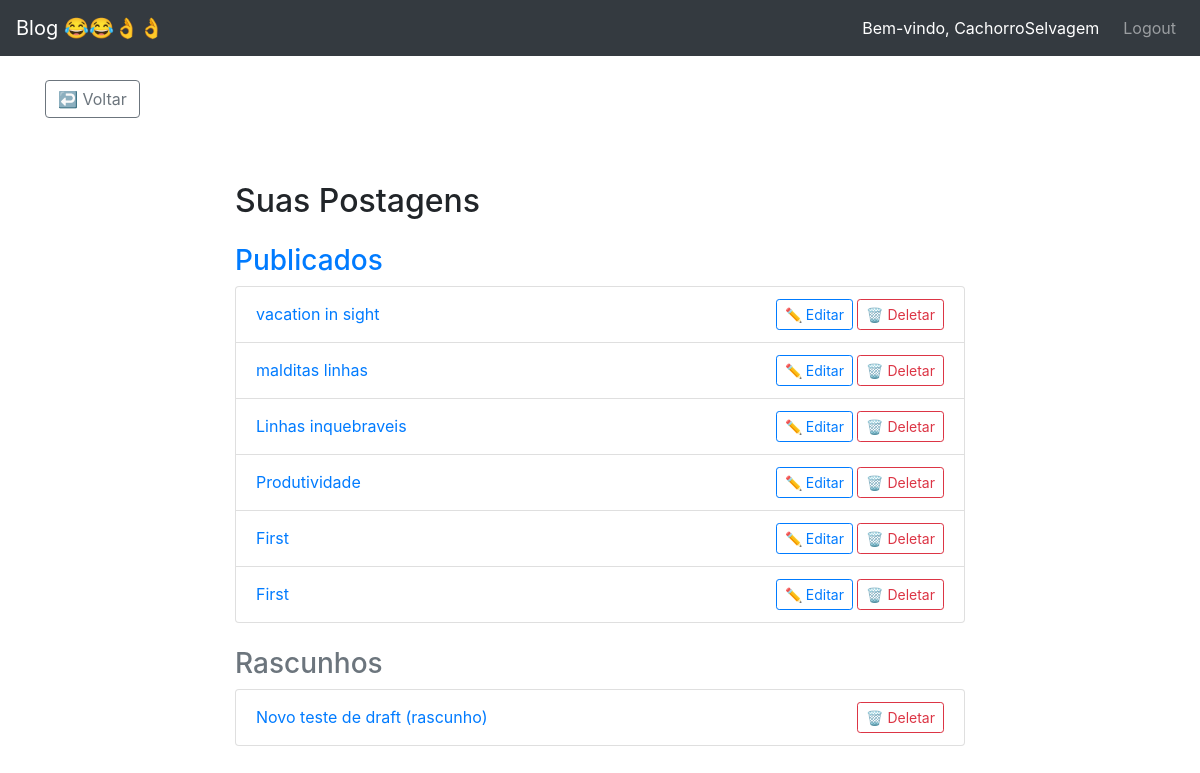
Page /my-posts/ (signed in) on the earlier database version.
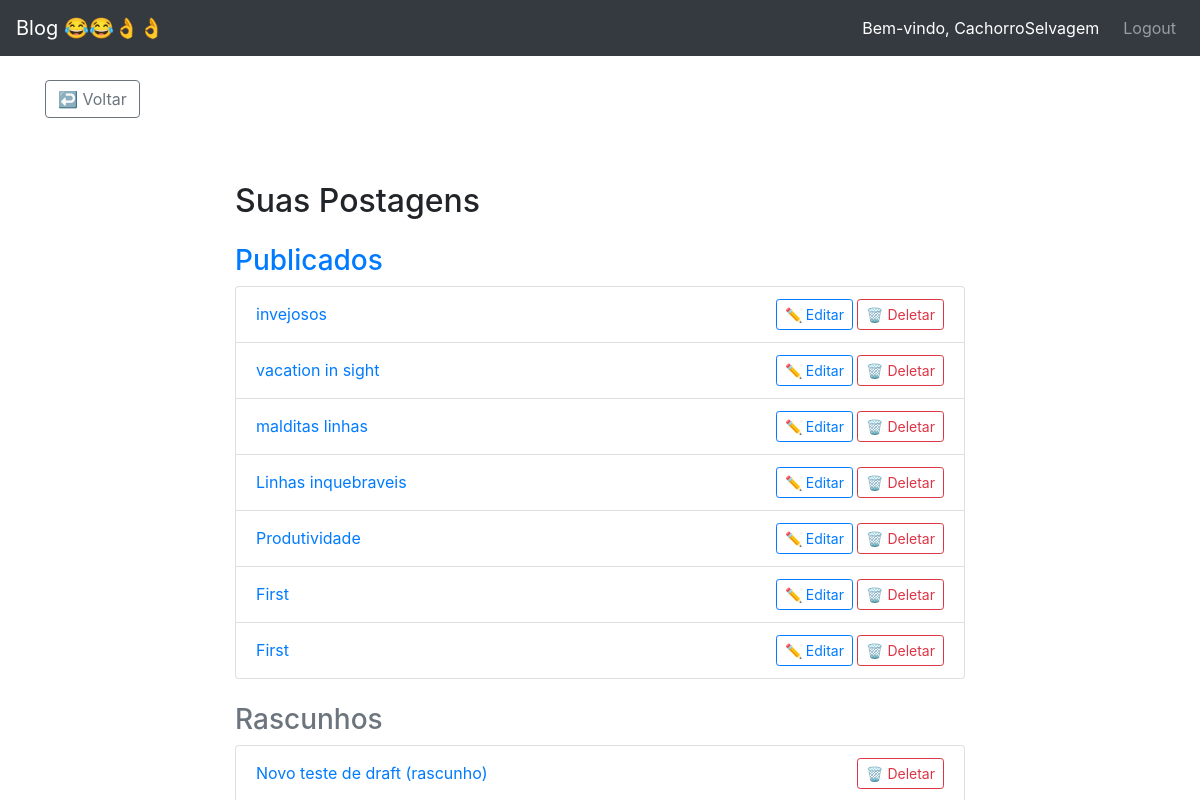
Same page on the later database version.
### blog/models.py (models this page shows, shortened)
class Post(models.Model):
    class NewManager(models.Manager):
        def get_queryset(self):
            return super().get_queryset().filter(status='published')
    options = (
        ('draft', 'Draft'),
        ('published', 'Published'),
    )
    title = models.CharField(max_length=200)
    excerpt = models.TextField(null=True)
    slug = models.SlugField(max_length=255, unique=True, blank=True)
    publish = models.DateTimeField(default=timezone.now)
    author = models.ForeignKey(User, on_delete=models.CASCADE, related_name='blog_posts')
    content = models.TextField()
    status = models.CharField(max_length=10, choices=options, default='draft')
    objects = models.Manager()
    newmanager = NewManager()
    likes = models.ManyToManyField(User, related_name='post_likes', blank=True)
    dislikes = models.ManyToManyField(User, related_name='post_dislikes', blank=True)
    image = models.ImageField(upload_to='post_images/', blank=True, null=True)
    class Meta:
        ordering = ('-publish',)

### blog/views.py (the view)
# urls.py: path('my-posts/', views.user_posts, name='user_posts'),
@login_required
def user_posts(request):
    posts_published = Post.objects.filter(author=request.user, status='published')
    posts_drafts = Post.objects.filter(author=request.user, status='draft')
    return render(request, 'blog/user_posts.html', {
        'posts_published': posts_published,
        'posts_drafts': posts_drafts
    })

### blog/templates/blog/user_posts.html (shortened to what this page needs)
{% extends "base.html" %}
{% block content %}
<div class="container">
    <br>
    <div class="d-flex justify-content-start mb-3">
        <a href="{% url 'blog:homepage' %}" class="btn btn-outline-secondary">↩️ Voltar</a>
    </div>
    <div class="row justify-content-md-center pt-5">
        <div class="col-md-8">
            <h2 class="mb-4">Suas Postagens</h2>
            <h3 class="text-primary">Publicados</h3>
            <ul class="list-group mb-4">
                {% for post in posts_published %}
                <li class="list-group-item d-flex justify-content-between align-items-center">
                    <a href="{% url 'blog:post_single' post.slug %}" class="fw-bold text-decoration-none">
                        {{ post.title }}
                    </a>
                    <div>
                        <a href="{% url 'blog:edit_post' post.slug %}" class="btn btn-sm btn-outline-primary">✏️ Editar</a>
                        <a href="{% url 'blog:post_delete' post.pk %}" class="btn btn-sm btn-outline-danger">🗑️ Deletar</a>
                    </div>
                </li>
                {% empty %}
                <li class="list-group-item">Você ainda não publicou nenhum post.</li>
                {% endfor %}
            </ul>
            <h3 class="text-secondary">Rascunhos</h3>
            <ul class="list-group">
                {% for post in posts_drafts %}
                <li class="list-group-item d-flex justify-content-between align-items-center text-muted">
                    <a href="{% url 'blog:edit_post' post.slug %}" class="fw-bold text-decoration-none">
                        {{ post.title }} (rascunho)
                    </a>
                    <a href="{% url 'blog:post_delete' post.pk %}" class="btn btn-sm btn-outline-danger">🗑️ Deletar</a>
                </li>
                {% empty %}
                <li class="list-group-item">Você não tem rascunhos.</li>
                {% endfor %}
            </ul>
        </div>
    </div>
</div>
{% endblock %}

Differences in the rows shown:
added Post: title "invejosos", shown under "Publicados"
